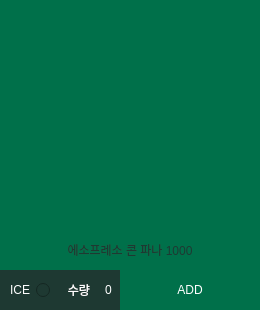
         <widget class="QFrame" name="frame_3_1">
          <property name="geometry">
           <rect>
            <x>20</x>
            <y>20</y>
            <width>260</width>
            <height>310</height>
           </rect>
          </property>
          <property name="frameShape">
           <enum>QFrame::NoFrame</enum>
          </property>
          <property name="frameShadow">
           <enum>QFrame::Plain</enum>
          </property>
          <property name="lineWidth">
           <number>0</number>
          </property>
          <widget class="QRadioButton" name="radioButton_3_1">
           <property name="geometry">
            <rect>
             <x>0</x>
             <y>270</y>
             <width>50</width>
             <height>40</height>
            </rect>
           </property>
           <property name="focusPolicy">
            <enum>Qt::NoFocus</enum>
           </property>
           <property name="layoutDirection">
            <enum>Qt::RightToLeft</enum>
           </property>
           <property name="styleSheet">
            <string notr="true">background-color: rgb(30, 57, 50);
color: rgb(255, 255, 255);</string>
           </property>
           <property name="text">
            <string>ICE</string>
           </property>
           <property name="checked">
            <bool>false</bool>
           </property>
           <property name="autoRepeat">
            <bool>false</bool>
           </property>
           <property name="autoExclusive">
            <bool>false</bool>
           </property>
          </widget>
          <widget class="QLabel" name="label_3_1">
           <property name="geometry">
            <rect>
             <x>50</x>
             <y>270</y>
             <width>40</width>
             <height>40</height>
            </rect>
           </property>
           <property name="styleSheet">
            <string notr="true">background-color: rgb(30, 57, 50);
color: rgb(255, 255, 255);
font: 75 9pt &quot;맑은 고딕&quot;;</string>
           </property>
           <property name="text">
            <string>수량</string>
           </property>
           <property name="alignment">
            <set>Qt::AlignRight|Qt::AlignTrailing|Qt::AlignVCenter</set>
           </property>
          </widget>
          <widget class="QSpinBox" name="spinBox_3_1">
           <property name="geometry">
            <rect>
             <x>90</x>
             <y>270</y>
             <width>50</width>
             <height>40</height>
            </rect>
           </property>
           <property name="focusPolicy">
            <enum>Qt::WheelFocus</enum>
           </property>
           <property name="styleSheet">
            <string notr="true">background-color: rgb(30, 57, 50);
color: rgb(255, 255, 255);</string>
           </property>
           <property name="frame">
            <bool>false</bool>
           </property>
           <property name="alignment">
            <set>Qt::AlignCenter</set>
           </property>
          </widget>
          <widget class="QPushButton" name="pushButton_3_1">
           <property name="geometry">
            <rect>
             <x>120</x>
             <y>270</y>
             <width>140</width>
             <height>40</height>
            </rect>
           </property>
           <property name="focusPolicy">
            <enum>Qt::StrongFocus</enum>
           </property>
           <property name="styleSheet">
            <string notr="true">QPushButton{
	font: 9pt &quot;맑은 고딕&quot;;
	color: rgb(255, 255, 255);
	background-color: rgb(0, 112, 74);
	border: 0px;
}
QPushButton:hover{
	color: rgb(0, 0, 0);
	background-color: rgb(0, 255, 166);
}</string>
           </property>
           <property name="text">
            <string>ADD</string>
           </property>
          </widget>
          <widget class="QLabel" name="label_p_3_1">
           <property name="geometry">
            <rect>
             <x>0</x>
             <y>230</y>
             <width>260</width>
             <height>40</height>
            </rect>
           </property>
           <property name="styleSheet">
            <string notr="true">color: rgb(30, 57, 50);
font: 75 9pt &quot;맑은 고딕&quot;;</string>
           </property>
           <property name="text">
            <string>에소프레소 콘 파나 1000</string>
           </property>
           <property name="alignment">
            <set>Qt::AlignCenter</set>
           </property>
          </widget>
          <widget class="QLabel" name="label_image_3_1">
           <property name="geometry">
            <rect>
             <x>0</x>
             <y>0</y>
             <width>260</width>
             <height>270</height>
            </rect>
           </property>
           <property name="styleSheet">
            <string notr="true">background-color: rgb(0, 112, 74);
color: rgb(0, 0, 0);</string>
           </property>
           <property name="frameShape">
            <enum>QFrame::NoFrame</enum>
           </property>
           <property name="lineWidth">
            <number>2</number>
           </property>
           <property name="text">
            <string/>
           </property>
          </widget>
          <zorder>radioButton_3_1</zorder>
          <zorder>label_3_1</zorder>
          <zorder>spinBox_3_1</zorder>
          <zorder>pushButton_3_1</zorder>
          <zorder>label_image_3_1</zorder>
          <zorder>label_p_3_1</zorder>
         </widget>
